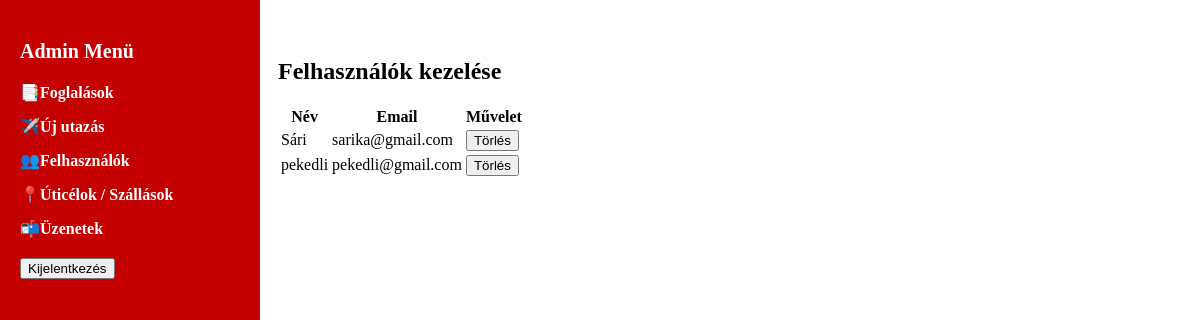
Screenshot of /Pagoda_Travel_Utazasi_iroda/public/admin.php?page=users (signed in) with the database file from the repository.
### tables this page shows
CREATE TABLE `clients` (
  `id` int(11) NOT NULL,
  `name` varchar(100) NOT NULL,
  `email` varchar(100) NOT NULL,
  `password` varchar(255) NOT NULL
);

### Pagoda_Travel_Utazasi_iroda/app/controllers/AdminController.php (called while the page is built, shortened)
<?php
class AdminController {
    public function users($pdo) {
        $stmt = $pdo->query("SELECT * FROM clients");
        $users = $stmt->fetchAll(PDO::FETCH_ASSOC);
        require __DIR__ . '/../views/admin/pages/users.php';
    }
}
?>

### Pagoda_Travel_Utazasi_iroda/app/views/admin/pages/users.php (the view, shortened to what this page needs)
<h2>Felhasználók kezelése</h2>
<table>
    <thead>
        <tr>
            <th>Név</th>
            <th>Email</th>
            <th>Művelet</th>
        </tr>
    </thead>
    <tbody>
        <?php foreach ($users as $user): ?>
            <tr>
                <td><?php echo htmlspecialchars($user['name']); ?></td>
                <td><?php echo htmlspecialchars($user['email']); ?></td>
                <td>
                    <form method="post">
                        <button type="submit" name="delete_user">Törlés</button>
                    </form>
                </td>
            </tr>
        <?php endforeach; ?>
    </tbody>
</table>

### rows the page displays
clients: name "Sári", email "sarika@gmail.com"
clients: name "pekedli", email "pekedli@gmail.com"
